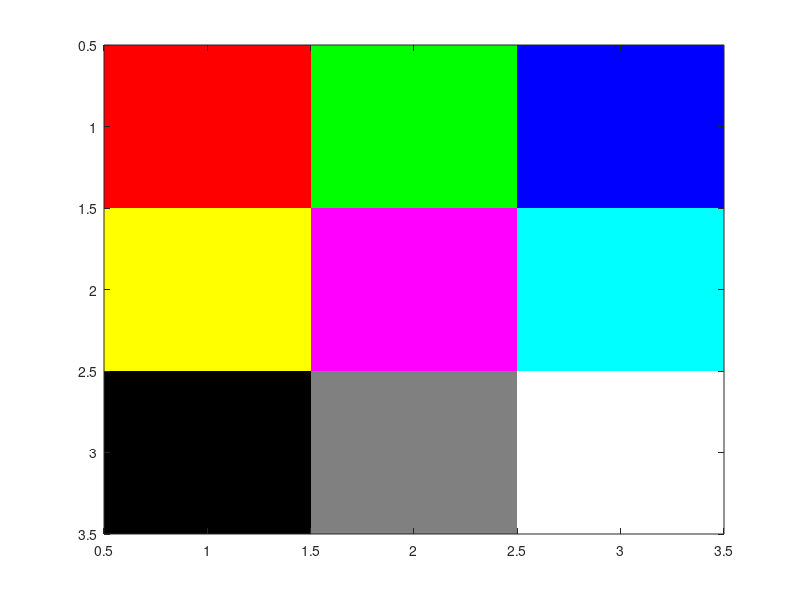

Here is the MATLAB script that generated this plot:
%mosaico_colores.m
% mosaico de colores
% genero un mosaico de NxN de distintos colores
N=3;
ima=ones(N,N,3);
ima(:,:,1)=[1 0 0; 1 1 0; 0 0.5 1];
ima(:,:,2)=[0 1 0; 1 0 1;0 0.5 1];
ima(:,:,3)=[0 0 1; 0 1 1;0 0.5 1];
figure
image(ima) % grafica mosaico
